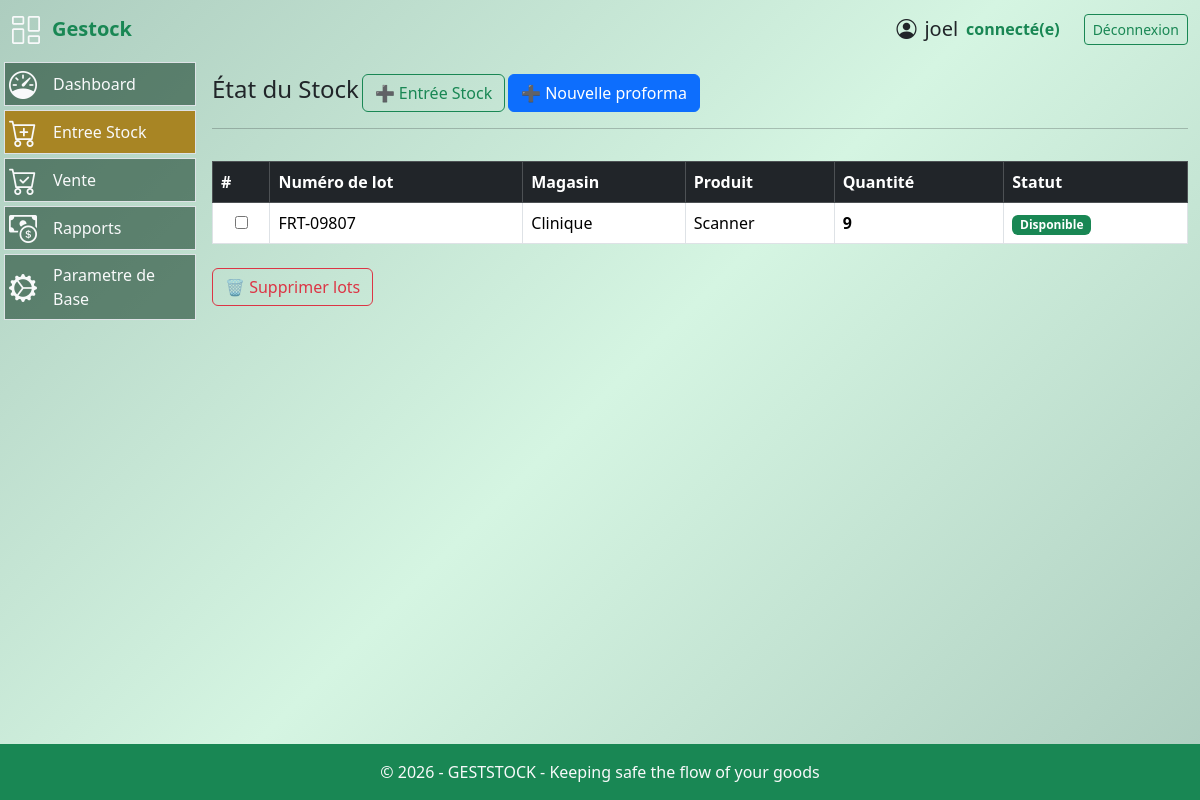
/stock (signed in), run on the app's committed database.
### models.py (models this page shows, shortened)
class User(UserMixin, db.Model):
  id = db.Column(db.Integer, primary_key=True)
  username = db.Column(db.String(64), index=True, nullable=False)
  email = db.Column(db.String(120), unique=True, nullable=False)
  password_hash = db.Column(db.String(256))
  role = db.Column(db.String(20), nullable=False, default='operateur')
  joined_at = db.Column(db.DateTime(), default = datetime.now(timezone.utc), index = True)
  must_change_password = db.Column(db.Boolean, default=False)
  __table_args__ = (
      db.UniqueConstraint('email', name='uq_user_email'),
  )

class Stock(db.Model):
    id = db.Column(db.Integer, primary_key=True)
    produit_id = db.Column(
        db.Integer,
        db.ForeignKey("produit.id"),
        nullable=False
    )
    numero_lot = db.Column(db.String(120), nullable=False)
    quantite = db.Column(db.Integer, nullable=False, default=0)
    seuil_alerte = db.Column(db.Integer, default=5)
    date_creation = db.Column(db.DateTime(), default = datetime.now(timezone.utc), index = True)
    magasin_id = db.Column(db.Integer, db.ForeignKey("magasin.id"), nullable=False)
    __table_args__ = (
    db.UniqueConstraint("produit_id", "numero_lot", name="uix_produit_lot"),
)

class Magasin(db.Model):
    id = db.Column(db.Integer, primary_key=True)
    nom = db.Column(db.String(120), unique=True, nullable=False)
    stocks = db.relationship("Stock", backref="magasin", lazy=True)

class Produit(db.Model):
  id = db.Column(db.Integer, primary_key=True)
  nom_produit = db.Column(db.String(128), nullable=False,index=True)
  code_produit = db.Column(db.String(256), nullable=False, unique=True)
  description = db.Column(db.String(256), nullable=False)
  image = db.Column(db.String(255), nullable=True)
  stocks = db.relationship("Stock", backref="produit", lazy=True)

### routes.py (the view)
@app.route("/stock", methods=["GET"])
@login_required
def etat_stock():
    produits_all = Produit.query.order_by(Produit.nom_produit).all()
    magasins = Magasin.query.order_by(Magasin.nom).all()
    stocks = (
        Stock.query
        .join(Produit)
        .filter(Stock.quantite > 0)
        .order_by(Stock.numero_lot)
        .all()
    )
    return render_template(
        "ajout_stock.html",   # ta page unique
        stocks=stocks,
        produits_all=produits_all,
        magasins=magasins
    )

### routes.py (called while the page is built)
@app.after_request
def disable_cache(response):
    response.headers["Cache-Control"] = "no-store, no-cache, must-revalidate, private"
    response.headers["Pragma"] = "no-cache"
    response.headers["Expires"] = "0"
    return response

@login_manager.user_loader
def load_user(user_id):
    return User.query.get(int(user_id))

@app.context_processor
def utility_processor():
    def is_active(prefix):
        return request.endpoint and prefix in request.endpoint
    return dict(is_active=is_active)

### templates/ajout_stock.html (shortened to what this page needs)
{% extends "base.html" %}
{% block content %}
<div class="py-3">
  <div class="col-6 d-flex justify-content-between align-items-center">
    <h4>État du Stock</h4>
    <button class="btn btn-outline-success"
            data-bs-toggle="modal"
            data-bs-target="#addAchatModal">
      ➕ Entrée Stock
    </button>
    <a href="{{ url_for('nouvelle_proforma') }}"
       class="btn btn-primary">
      ➕ Nouvelle proforma
    </a>
  </div>
  <hr>
  {% if stocks %}
  <form action="{{ url_for('delete_lot') }}" method="post">
    <div class="table-responsive" style="max-height: 350px;">
      <table class="table table-bordered table-hover mt-3">
        <thead class="table-dark">
          <tr>
            <th>#</th>
            <th>Numéro de lot</th>
            <th>Magasin</th>
            <th>Produit</th>
            <th>Quantité</th>
            <th>Statut</th>
          </tr>
        </thead>
        <tbody>
        {% for s in stocks %}
          <tr class="stock-row"
              data-id="{{ s.id }}"
              data-lot="{{ s.numero_lot }}"
              data-magasin="{{ s.magasin.id }}"
              data-produit="{{ s.produit.id }}"
              data-quantite="{{ s.quantite }}"
              style="cursor:pointer">
            <td class="text-center align-middle">
              <input type="checkbox"
                     name="stock_ids[]"
                     value="{{ s.id }}">
            </td>
            <td>{{ s.numero_lot }}</td>
            <td>{{ s.magasin.nom }}</td>
            <td>{{ s.produit.nom_produit }}</td>
            <td class="fw-bold">{{ s.quantite }}</td>
            <td>
              {% if s.quantite == 0 %}
                <span class="badge bg-danger">Rupture</span>
              {% elif s.quantite < s.seuil_alerte %}
                <span class="badge bg-warning text-dark">Faible</span>
              {% else %}
                <span class="badge bg-success">Disponible</span>
              {% endif %}
            </td>
          </tr>
        {% endfor %}
        </tbody>
      </table>
    </div>
    <button type="submit"
            class="btn btn-outline-danger mt-2"
            onclick="return confirm('Supprimer les lots sélectionnés ?')">
      🗑 Supprimer lots
    </button>
  </form>
  {% else %}
    <div class="alert alert-warning text-center mt-3">
      Aucun produit en stock pour le moment.
    </div>
  {% endif %}
</div>
{% endblock %}

### templates/base.html (shortened to what this page needs)
<!DOCTYPE html>
<html lang="fr">
<head>
    <link rel="stylesheet" href="/static/style/styles.css">
    <link rel="stylesheet" href="{{ url_for('static', filename='css/bootstrap.min.css') }}">
    <link rel="stylesheet" href="{{ url_for('static', filename='style/styles.css') }}">
    <link rel="stylesheet" href="https://cdn.jsdelivr.net/npm/bootstrap-icons@1.11.3/font/bootstrap-icons.css">
</head>
<body class="d-flex flex-column min-vh-100 bg-gradient-success">
    <header class="container-fluid py-2">
        <div class="row align-items-between">
            <div class="col-2 gap-2 d-flex align-items-center">
                    <i class="bi bi-columns-gap text-light fs-3"></i>
                <span class="fs-5 px-1 fw-semibold text-success">
                    Gestock
                </span>
            </div>
            <div class="col-10 d-flex gap-4 justify-content-end align-items-center">
                {% if current_user.is_authenticated %}
                    <div class="d-flex justify-content-end align-items-center ">
                        <span class="fs-5 d-flex justify-content-end mx-2 align-items-center">
                            <i class="bi bi-person-circle fs-5 mx-2"></i>
                            {{ current_user.username }}
                        </span>
                        <span class="fs-6 fw-semibold text-success">connecté(e)</span>
                    </div>
                    <div>
                        <a href="{{ url_for('logout') }}" class="btn btn-sm btn-outline-success">
                            Déconnexion
                        </a>
                    </div>
                {% endif %}
            </div>
        </div>
    </header>
    <main class="container-fluid flex-fill">
            <div class="row">
                {% if current_user.is_authenticated %}
                {% if request.path.startswith('/gestion_materiel') %}
                <nav class="col-3 col-md-2 p-1">
                            {% set active_pages = ['paiement', 'produit', 'client', 'dashboard', 'transaction', 'facture', 'stock', 'user'] %}
                        <ul class="nav flex-column gap-1">
                            {% if current_user.role in ["admin","operateur"] %}
                            <li class="nav-item  px-1  {{ 'active bg-nav2' if is_active('client') else '' }}
                                bg-nav-hover bg-nav border d-flex flex-fill justify-content-start align-items-center">
                                <i class="bi bi-person-standing text-light fs-3"></i>
                                <a class="nav-link active text-light" href="{{ url_for('client') }}">Gestion Clients</a>
                            </li>
                            <li class="{{ 'active bg-nav2' if is_active('produit') else '' }} nav-item bg-nav-hover bg-nav px-1 border d-flex flex-fill justify-content-start align-items-center">
                                <i class="bi bi-bag-fill text-light fs-3"></i>
                                <a class="nav-link text-light" href="{{url_for('produit')}}">Gestion Produits</a>
                            </li>
                            <li class="{{ 'active bg-nav2' if is_active('liste_vendeurs') else '' }} nav-item bg-nav-hover bg-nav px-1 border d-flex flex-fill justify-content-start align-items-center">
                                <i class="bi bi-bag-fill text-light fs-3"></i>
                                <a class="nav-link text-light" href="{{url_for('liste_vendeurs')}}">Gestion Vendeurs</a>
                            </li>
                            {% endif %}
                            {% if current_user.role == "admin" %}
                            <li class="{{ 'bg-nav2' if is_active('compagnie') else '' }} nav-item bg-nav-hover bg-nav px-1 border d-flex flex-fill justify-content-start align-items-center">
                                <i class="bi bi-building fs-3 text-light"></i>
                                <a class="nav-link text-light" href="{{url_for('compagnie')}}">Ma Compagnie</a>
                            </li>
                            <li class="{{ 'bg-nav2' if is_active('user') else '' }} nav-item bg-nav-hover bg-nav px-1 border d-flex flex-fill justify-content-start align-items-center">
                                <i class="bi bi-people fs-3 text-light"></i>
                                <a class="nav-link text-light" href="{{url_for('user')}}">Gestion Utilisateurs</a>
                            </li>
                            {% endif %}
                            {% if current_user.role in ["admin","operateur"] %}
                            <li class="nav-item bg-nav-hover bg-nav px-1 border d-flex flex-fill justify-content-start align-items-center">
                                <i class="bi bi-arrow-left-square-fill text-light fs-3"></i>
                                {% if current_user.role == "admin" %}
                                <a class="nav-link text-light"  href="{{url_for('dashboard')}}">Retour</a>
                                {% else %}
                                <a class="nav-link text-light"  href="{{url_for('etat_stock')}}">Retour</a>
                                {% endif %}
                            </li>
                            {% endif %}
                        </ul>
                    </nav>
                    {% else %}
                    <nav class="col-3 col-md-2 p-1">
                        <ul class="nav flex-column gap-1">
                            {% if current_user.role == "admin" %}
                            <li class=" {{ 'bg-nav2' if is_active('dashboard') else '' }} nav-item bg-nav-hover bg-nav px-1 border d-flex flex-fill justify-content-start align-items-center">
                                <i class="bi bi-speedometer text-light fs-3"></i>
                                <a class="nav-link active text-light" href="{{ url_for('dashboard') }}">Dashboard</a>
                            </li>
                            {% endif %}
                            {% if current_user.role in ["admin","operateur"] %}
                            <li class=" {{ 'bg-nav2' if is_active('etat_stock') else '' }} nav-item bg-nav-hover bg-nav px-1 border d-flex flex-fill justify-content-start align-items-center">
                                <i class="bi-cart-plus text-light fs-3"></i>
                                <a class="nav-link text-light" href="{{url_for('etat_stock')}}">Entree Stock</a>
                            </li>
                            {% endif %}
                            {% if current_user.role == "admin" %}
                            <li class="{{ 'bg-nav2' if is_active('nouvelle_vente') else '' }} nav-item bg-nav-hover bg-nav px-1 border d-flex flex-fill justify-content-start align-items-center">
                                <i class="bi-cart-check text-light fs-3"></i>
                                <a class="nav-link text-light" href="{{url_for('nouvelle_vente')}}">Vente</a>
                            </li>
                            <li class="{{ 'bg-nav2' if is_active('rapport') else '' }} nav-item bg-nav-hover bg-nav px-1 border d-flex flex-fill justify-content-start align-items-center">
                                <i class="bi bi-cash-coin text-light fs-3"></i>
                                <a class="nav-link text-light" href="{{url_for('rapport')}}">Rapports</a>
                            </li>
                            {% endif %}
                            {% if current_user.role in ["admin","operateur"] %}
                            <li class="nav-item bg-nav-hover bg-nav px-1 border d-flex flex-fill justify-content-start align-items-center">
                                <i class="bi bi-gear-wide-connected text-light fs-3"></i>
                                <a class="nav-link text-light" href="{{url_for('client')}}">Parametre de Base</a>
                            </li>
                            {% endif %}
                        </ul>
                    </nav>
                    {% endif %}
                 {% endif %}
                  <section class="{% if current_user.is_authenticated %}col-9 col-md-10{% else %}col-12{% endif %}">
                     {% block content %}{% endblock %}
                  </section>
             </div>
    </main>
    <footer class="bg-success text-light text-center py-3 mt-auto">
        <p class="mb-0">© 2026 - GESTSTOCK - Keeping safe the flow of your goods </p>
    </footer>
</body>
</html>

### static/style/styles.css (style rules this page uses)
body,html { min-height: 100%; }
.bg-gradient-success { background: linear-gradient(135deg, #adcdbf, #d5f5e2, #adcdbf); }
.bg-nav { background-color: #113a248f; }
.bg-nav2 { background-color: #a88524; }

### data on the page
User: username "joel"
Stock: numero_lot "FRT-09807", magasin.nom "Clinique", produit.nom_produit "Scanner", quantite "9", seuil_alerte "Disponible"
